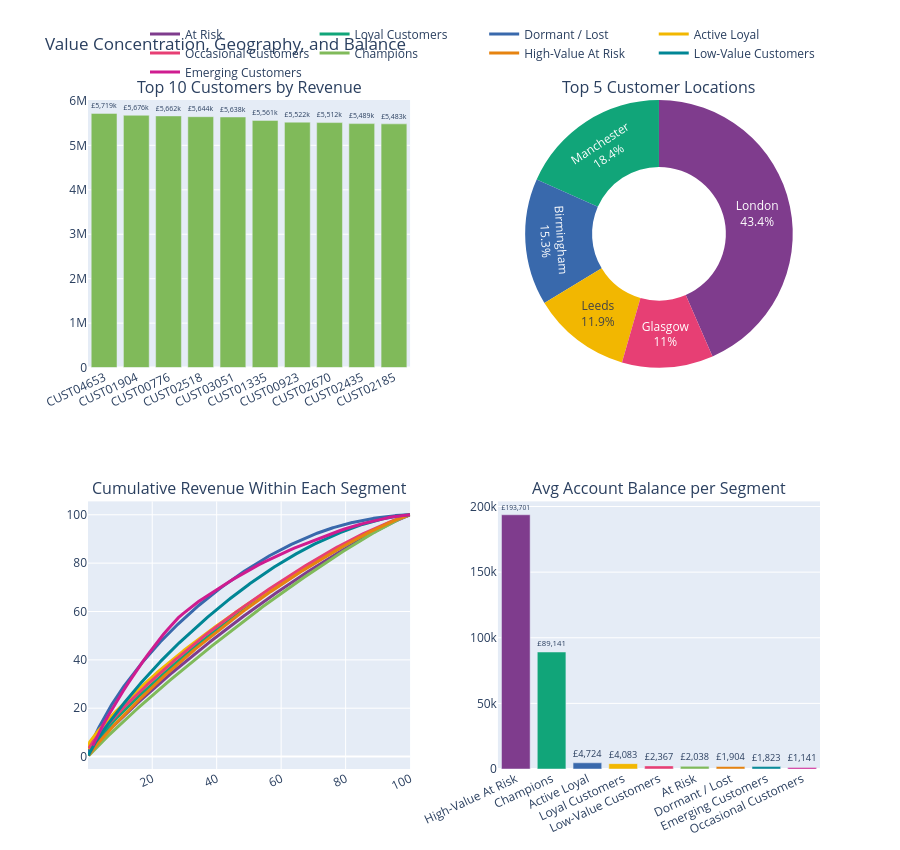

The notebook cell this image was saved under:
### Markdown cell above
### Analyse Value Concentration, Geography, and Account Balance

**Identify Top Customers**

Sort customers by their Monetary value in descending order and select the top 10 customers. This identifies the customers with the highest transaction value in the dataset.

**Analyse Customer Locations**

Count customers by location and select the five locations with the highest number of customers. This provides an overview of where the customer base is most concentrated geographically.

**Analyse Average Account Balance**

Calculate the average `LastAccountBalance` for each customer segment and sort the segments from the highest to the lowest average balance. This helps compare the financial position of customers across segments.

**Create the Value Concentration, Geography, and Balance Dashboard**

Create a four-part visualisation to examine customer value and account characteristics:

- **Top 10 Customers by Revenue:** Shows the customers with the highest Monetary values.
- **Top 5 Customer Locations:** Shows the proportion of customers belonging to the five most common customer locations.
- **Cumulative Revenue Within Each Segment:** Shows how quickly each segment's total revenue accumulates as customers are ordered from the highest to the lowest Monetary value. This helps identify whether a segment's revenue is concentrated among a relatively small number of high-value customers.
- **Average Account Balance per Segment:** Compares the average account balance across the different customer segments.

**Interpret the Visualisation**

The dashboard provides a deeper view of **value concentration, customer geography, and financial position**. It helps identify high-value individual customers, locations with larger customer populations, segments where revenue may be concentrated among fewer customers, and segments with higher average account balances.

### Code cell
top10 = modelling_data.sort_values("Monetary", ascending=False).head(10)

loc_counts = modelling_data["CustLocation"].value_counts().head(5).reset_index()
loc_counts.columns = ["Location", "Customers"]

bal_seg = (modelling_data
           .groupby("Segment")["LastAccountBalance"]
           .mean().reset_index()
           .sort_values("LastAccountBalance", ascending=False))

fig = make_subplots(
    rows=2, cols=2,
    specs=[[{"type": "xy"},     {"type": "domain"}],
           [{"type": "xy"},     {"type": "xy"}]],
    subplot_titles=("Top 10 Customers by Revenue",
                    "Top 5 Customer Locations",
                    "Cumulative Revenue Within Each Segment",
                    "Avg Account Balance per Segment"),
    horizontal_spacing=0.12, vertical_spacing=0.20,
)

# 3a — Bar: top 10 customers
fig.add_trace(
    go.Bar(
        x=top10["CustomerID"], y=top10["Monetary"],
        marker_color=[px.colors.qualitative.Bold[
            list(modelling_data["Segment"].unique()).index(s) % 10]
            for s in top10["Segment"]],
        text=top10["Monetary"].apply(lambda v: f"£{v/1e3:,.0f}k"),
        textposition="outside",
        showlegend=False,
    ),
    row=1, col=1,
)

# 3b — Donut: locations
fig.add_trace(
    go.Pie(
        labels=loc_counts["Location"], values=loc_counts["Customers"],
        hole=0.5, textinfo="label+percent",
        marker=dict(colors=px.colors.qualitative.Bold),
        showlegend=False,
    ),
    row=1, col=2,
)

# 3c — Line: cumulative revenue within each segment
for i, seg in enumerate(modelling_data["Segment"].unique()):
    seg_data = (modelling_data[modelling_data["Segment"] == seg]
                .sort_values("Monetary", ascending=False))
    if len(seg_data) == 0:
        continue
    cumulative = seg_data["Monetary"].cumsum() / seg_data["Monetary"].sum() * 100
    cust_pct = np.arange(1, len(seg_data) + 1) / len(seg_data) * 100
    fig.add_trace(
        go.Scatter(
            x=cust_pct, y=cumulative, mode="lines", name=seg,
            line=dict(width=3, color=px.colors.qualitative.Bold[i % 10]),
        ),
        row=2, col=1,
    )

# 3d — Bar: avg balance per segment
fig.add_trace(
    go.Bar(
        x=bal_seg["Segment"], y=bal_seg["LastAccountBalance"],
        marker_color=px.colors.qualitative.Bold[:len(bal_seg)],
        text=bal_seg["LastAccountBalance"].apply(lambda v: f"£{v:,.0f}"),
        textposition="outside", showlegend=False,
    ),
    row=2, col=2,
)

fig.update_layout(
    height=850, title_text="Value Concentration, Geography, and Balance",
    legend=dict(orientation="h", yanchor="bottom", y=1.02,
                xanchor="right", x=1),
)
fig.update_xaxes(tickangle=-25)
fig.show()

### Figure 1 — Plotly figure (JSON) as saved in the notebook; plotly's stock layout.template omitted (floating-point values rounded to 4 significant figures; data arrays with more than 128 entries replaced by an {"elided": "..."} marker saying what was removed)
{"data": [{"marker": {"color": ["rgb(128, 186, 90)", "rgb(128, 186, 90)", "rgb(128, 186, 90)", "rgb(128, 186, 90)", "rgb(128, 186, 90)", "rgb(128, 186, 90)", "rgb(128, 186, 90)", "rgb(128, 186, 90)", "rgb(128, 186, 90)", "rgb(128, 186, 90)"]}, "showlegend": false, "text": ["£5,719k", "£5,676k", "£5,662k", "£5,644k", "£5,638k", "£5,561k", "£5,522k", "£5,512k", "£5,489k", "£5,483k"], "textposition": "outside", "type": "bar", "x": ["CUST04653", "CUST01904", "CUST00776", "CUST02518", "CUST03051", "CUST01335", "CUST00923", "CUST02670", "CUST02435", "CUST02185"], "xaxis": "x", "y": [5719000.0, 5676000.0, 5662000.0, 5644000.0, 5638000.0, 5561000.0, 5522000.0, 5512000.0, 5489000.0, 5483000.0], "yaxis": "y"}, {"domain": {"x": [0.56, 1], "y": [0.6, 1]}, "hole": 0.5, "labels": ["London", "Manchester", "Birmingham", "Leeds", "Glasgow"], "marker": {"colors": ["rgb(127, 60, 141)", "rgb(17, 165, 121)", "rgb(57, 105, 172)", "rgb(242, 183, 1)", "rgb(231, 63, 116)", "rgb(128, 186, 90)", "rgb(230, 131, 16)", "rgb(0, 134, 149)", "rgb(207, 28, 144)", "rgb(249, 123, 114)", "rgb(165, 170, 153)"]}, "showlegend": false, "textinfo": "label+percent", "type": "pie", "values": [1077, 455, 379, 295, 273]}, {"line": {"color": "rgb(127, 60, 141)", "width": 3}, "mode": "lines", "name": "At Risk", "type": "scatter", "x": {"elided": "749 float values"}, "xaxis": "x2", "y": {"elided": "749 float values"}, "yaxis": "y2"}, {"line": {"color": "rgb(17, 165, 121)", "width": 3}, "mode": "lines", "name": "Loyal Customers", "type": "scatter", "x": {"elided": "1294 float values"}, "xaxis": "x2", "y": {"elided": "1294 float values"}, "yaxis": "y2"}, {"line": {"color": "rgb(57, 105, 172)", "width": 3}, "mode": "lines", "name": "Dormant / Lost", "type": "scatter", "x": {"elided": "752 float values"}, "xaxis": "x2", "y": {"elided": "752 float values"}, "yaxis": "y2"}, {"line": {"color": "rgb(242, 183, 1)", "width": 3}, "mode": "lines", "name": "Active Loyal", "type": "scatter", "x": {"elided": "490 float values"}, "xaxis": "x2", "y": {"elided": "490 float values"}, "yaxis": "y2"}, {"line": {"color": "rgb(231, 63, 116)", "width": 3}, "mode": "lines", "name": "Occasional Customers", "type": "scatter", "x": {"elided": "283 float values"}, "xaxis": "x2", "y": {"elided": "283 float values"}, "yaxis": "y2"}, {"line": {"color": "rgb(128, 186, 90)", "width": 3}, "mode": "lines", "name": "Champions", "type": "scatter", "x": {"elided": "272 float values"}, "xaxis": "x2", "y": {"elided": "272 float values"}, "yaxis": "y2"}, {"line": {"color": "rgb(230, 131, 16)", "width": 3}, "mode": "lines", "name": "High-Value At Risk", "type": "scatter", "x": {"elided": "480 float values"}, "xaxis": "x2", "y": {"elided": "480 float values"}, "yaxis": "y2"}, {"line": {"color": "rgb(0, 134, 149)", "width": 3}, "mode": "lines", "name": "Low-Value Customers", "type": "scatter", "x": {"elided": "613 float values"}, "xaxis": "x2", "y": {"elided": "613 float values"}, "yaxis": "y2"}, {"line": {"color": "rgb(207, 28, 144)", "width": 3}, "mode": "lines", "name": "Emerging Customers", "type": "scatter", "x": [1.562, 3.125, 4.688, 6.25, 7.812, 9.375, 10.94, 12.5, 14.06, 15.62, 17.19, 18.75, 20.31, 21.88, 23.44, 25.0, 26.56, 28.12, 29.69, 31.25, 32.81, 34.38, 35.94, 37.5, 39.06, 40.62, 42.19, 43.75, 45.31, 46.88, 48.44, 50.0, 51.56, 53.12, 54.69, 56.25, 57.81, 59.38, 60.94, 62.5, 64.06, 65.62, 67.19, 68.75, 70.31, 71.88, 73.44, 75.0, 76.56, 78.12, 79.69, 81.25, 82.81, 84.38, 85.94, 87.5, 89.06, 90.62, 92.19, 93.75, 95.31, 96.88, 98.44, 100.0], "xaxis": "x2", "y": [4.501, 8.997, 12.98, 16.68, 20.23, 23.73, 27.01, 30.28, 33.46, 36.51, 39.5, 42.41, 45.25, 48.0, 50.47, 52.87, 55.22, 57.44, 59.25, 60.94, 62.61, 64.1, 65.51, 66.91, 68.28, 69.64, 70.94, 72.22, 73.5, 74.74, 75.97, 77.16, 78.28, 79.37, 80.43, 81.46, 82.43, 83.4, 84.36, 85.3, 86.24, 87.07, 87.88, 88.69, 89.5, 90.3, 91.1, 91.88, 92.65, 93.4, 94.12, 94.83, 95.44, 95.99, 96.54, 97.09, 97.62, 98.15, 98.56, 98.95, 99.27, 99.56, 99.85, 100.0], "yaxis": "y2"}, {"marker": {"color": ["rgb(127, 60, 141)", "rgb(17, 165, 121)", "rgb(57, 105, 172)", "rgb(242, 183, 1)", "rgb(231, 63, 116)", "rgb(128, 186, 90)", "rgb(230, 131, 16)", "rgb(0, 134, 149)", "rgb(207, 28, 144)"]}, "showlegend": false, "text": ["£193,701", "£89,141", "£4,724", "£4,083", "£2,367", "£2,038", "£1,904", "£1,823", "£1,141"], "textposition": "outside", "type": "bar", "x": ["High-Value At Risk", "Champions", "Active Loyal", "Loyal Customers", "Low-Value Customers", "At Risk", "Dormant / Lost", "Emerging Customers", "Occasional Customers"], "xaxis": "x3", "y": [193700.0, 89140.0, 4724.0, 4083.0, 2367.0, 2038.0, 1904.0, 1823.0, 1141.0], "yaxis": "y3"}], "layout": {"annotations": [{"font": {"size": 16}, "showarrow": false, "text": "Top 10 Customers by Revenue", "x": 0.22, "xanchor": "center", "xref": "paper", "y": 1, "yanchor": "bottom", "yref": "paper"}, {"font": {"size": 16}, "showarrow": false, "text": "Top 5 Customer Locations", "x": 0.78, "xanchor": "center", "xref": "paper", "y": 1, "yanchor": "bottom", "yref": "paper"}, {"font": {"size": 16}, "showarrow": false, "text": "Cumulative Revenue Within Each Segment", "x": 0.22, "xanchor": "center", "xref": "paper", "y": 0.4, "yanchor": "bottom", "yref": "paper"}, {"font": {"size": 16}, "showarrow": false, "text": "Avg Account Balance per Segment", "x": 0.78, "xanchor": "center", "xref": "paper", "y": 0.4, "yanchor": "bottom", "yref": "paper"}], "height": 850, "legend": {"orientation": "h", "x": 1, "xanchor": "right", "y": 1.02, "yanchor": "bottom"}, "title": {"text": "Value Concentration, Geography, and Balance"}, "xaxis": {"anchor": "y", "domain": [0, 0.44], "tickangle": -25}, "xaxis2": {"anchor": "y2", "domain": [0, 0.44], "tickangle": -25}, "xaxis3": {"anchor": "y3", "domain": [0.56, 1], "tickangle": -25}, "yaxis": {"anchor": "x", "domain": [0.6, 1]}, "yaxis2": {"anchor": "x2", "domain": [0, 0.4]}, "yaxis3": {"anchor": "x3", "domain": [0, 0.4]}}}
